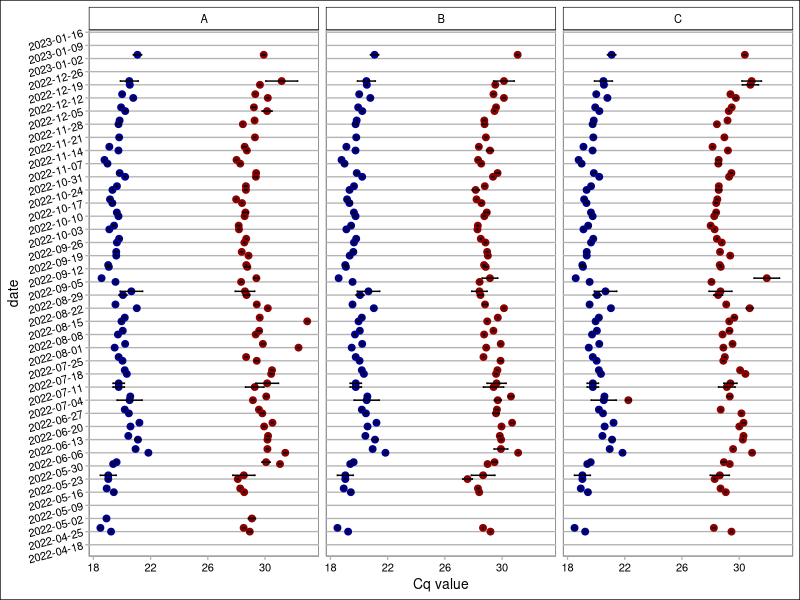
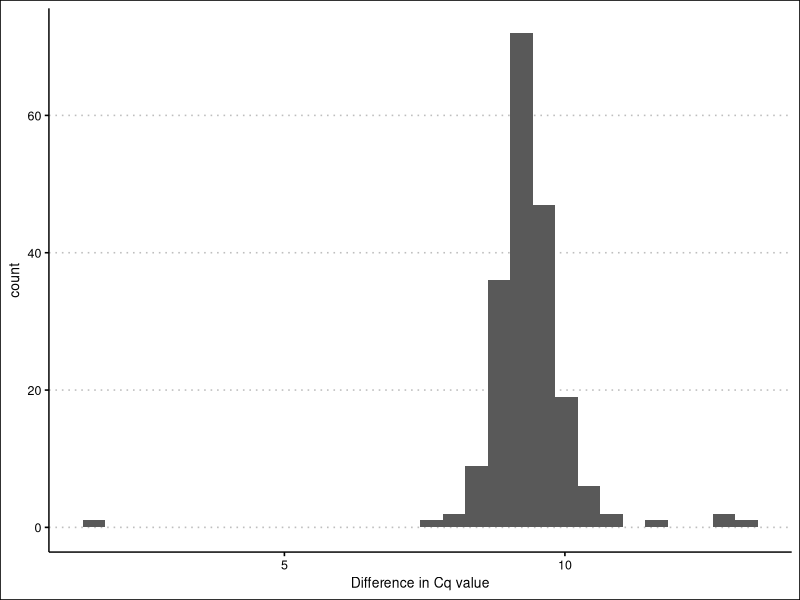
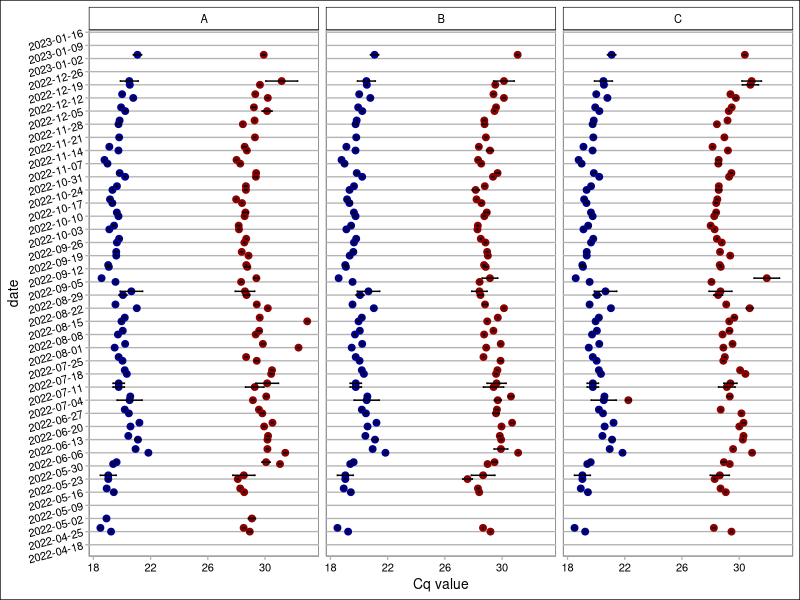
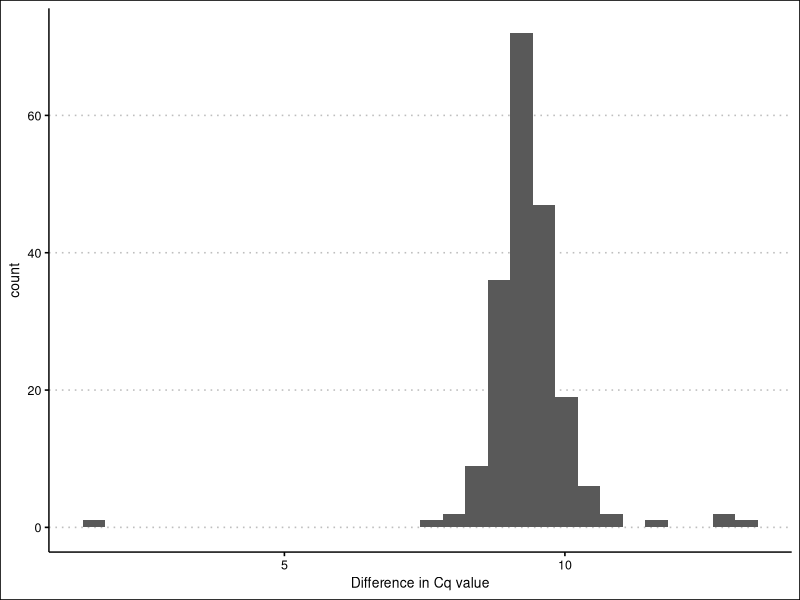

R code for these plots, in order:
## ---- chunk 1
library(tidyverse)
library(here)
library(RColorBrewer)
library(ggpubr)
## ---- chunk 2
bcov1 <- read_csv(here("data/raw_data/calfguard.csv")) %>% 
  select(!target)

bcov2 <- read_csv(here("data/raw_data/recovery_data.csv")) %>% 
  select(!c(target))

plant <- read_csv(here("data/raw_data/updated_data/plant_data_UPDATED.csv")) %>% 
  select(c(Collection,date)) %>% 
  rename(sample_id = Collection) %>% 
  unique()
## ---- chunk 3
bcov2_clean <- bcov2 %>% drop_na() %>% 
  separate(sample_id, 
           into = c("plant","sample_id","b"), sep = "_") %>% 
  select(!b) %>% 
  rename(ct_ww = ct) %>% 
  mutate(ct_ww = as.numeric(ct_ww)) %>% 
  group_by(sample_id,plant,cg_num) %>% 
  summarize(avg_cq_ww = mean(ct_ww),
            se_ww = sd(ct_ww)/n(),
            lower_ww = avg_cq_ww-1.96*se_ww,
            upper_ww = avg_cq_ww+1.96*se_ww) %>% 
  mutate(plant_id = ifelse(plant=="NO","A",plant),
         plant_id = ifelse(plant=="MI","B",plant_id),
         plant_id = ifelse(plant=="CC","C",plant_id))
## ---- chunk 4
bcov1_clean <- bcov1 %>% mutate(sample_id = 
                              substr(sample_id, 11, nchar(sample_id))) %>% 
  group_by(sample_id) %>% 
  summarize(avg_cq = mean(ct),
            se = sd(ct)/n(),
            lower = avg_cq-1.96*se,
            upper = avg_cq+1.96*se) %>% 
  select(!se) %>% 
  rename(cg_num = sample_id) %>% 
  mutate(cg_num = as.numeric(cg_num))
## ---- chunk 5
bcov_clean <- left_join(bcov2_clean,bcov1_clean, by = "cg_num") %>%
  mutate(sample_id = as.numeric(sample_id),
         difference = avg_cq_ww-avg_cq) %>% 
  filter(sample_id >= 93) %>% 
  arrange(sample_id)
  

bcov_clean_dates <- left_join(bcov_clean, plant, by = "sample_id") %>% 
  filter(plant != "CG")
## ---- chunk 6
bcov_clean_dates %>% ggplot(aes(y = date)) +
  geom_point(aes(x = avg_cq), size = 2, color = "darkblue") +
  geom_errorbar(aes(xmin = lower, xmax = upper)) +
  geom_point(aes(x = avg_cq_ww), size = 2, color = "darkred") +
  geom_errorbar(aes(xmin = lower_ww, xmax = upper_ww)) +
  ggthemes::theme_calc() +
  scale_y_date(date_breaks = "1 week") +
  theme(axis.text.y = element_text(angle = 15)) +
  facet_wrap(~plant_id, nrow = 1) +
  xlab("Cq value")

ggsave(here("figures/recovery/year2_boxplot.tiff"),
       height = 9, width = 6)
## ---- chunk 7
bcov_clean_dates %>% 
  ggplot(aes(x=difference)) +
  geom_histogram() +
  ggthemes::theme_clean() +
  xlab("Difference in Cq value") 

ggsave(here("figures/recovery/histogram.tiff"),
       width = 8, height = 5)
